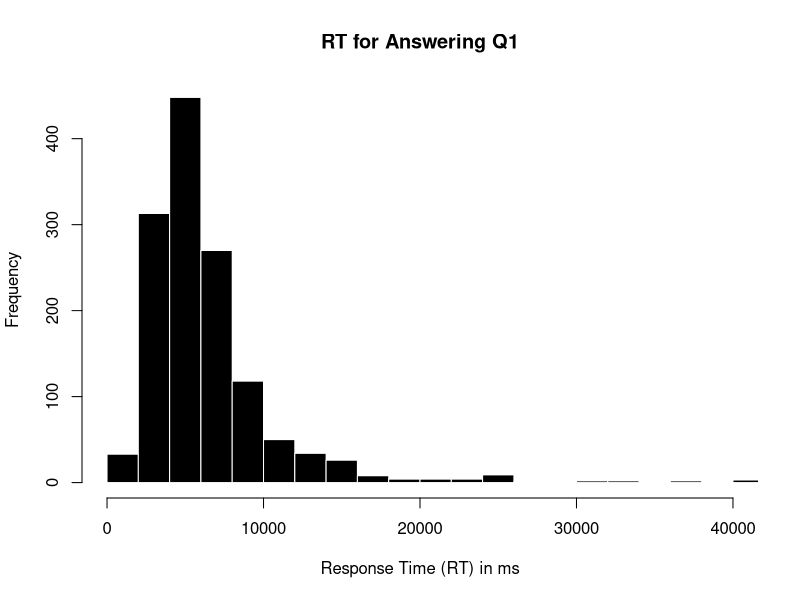
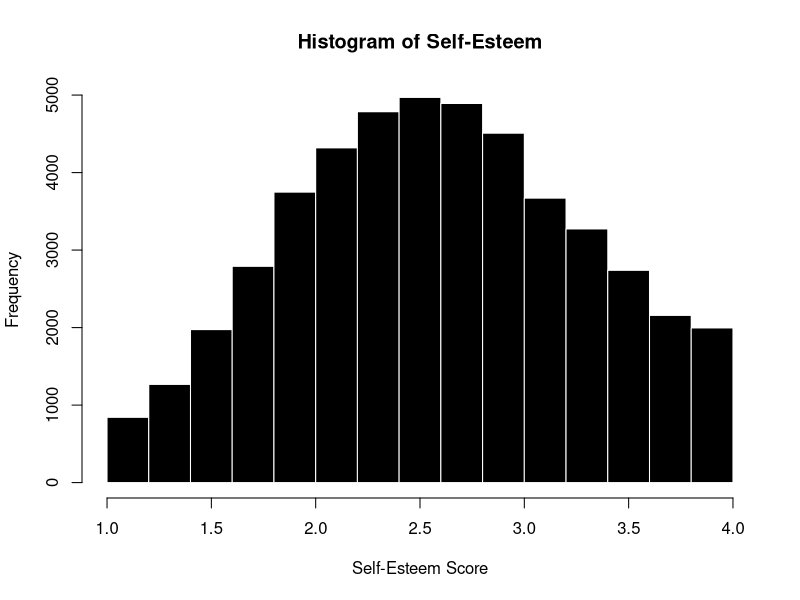
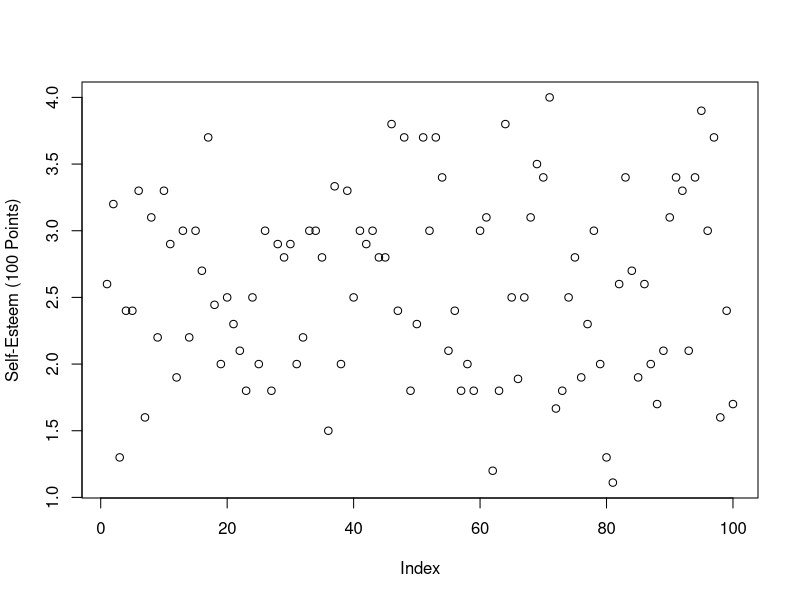
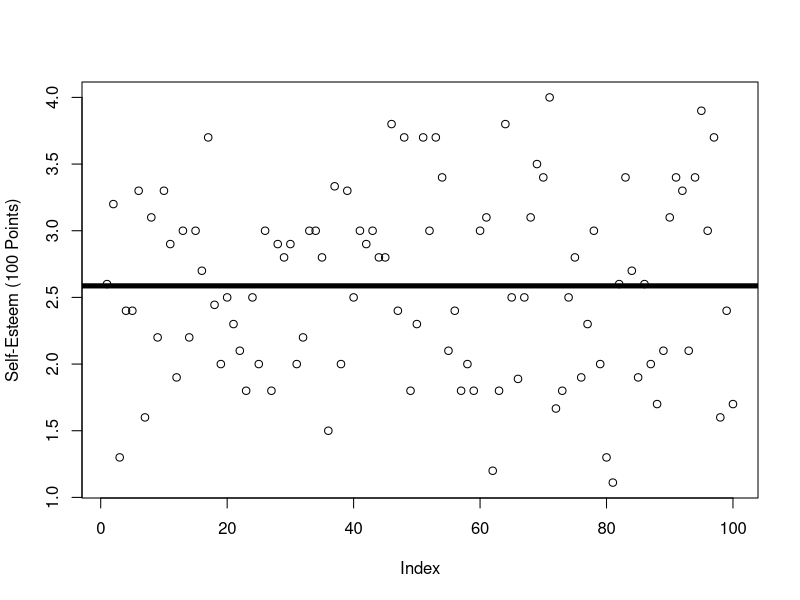
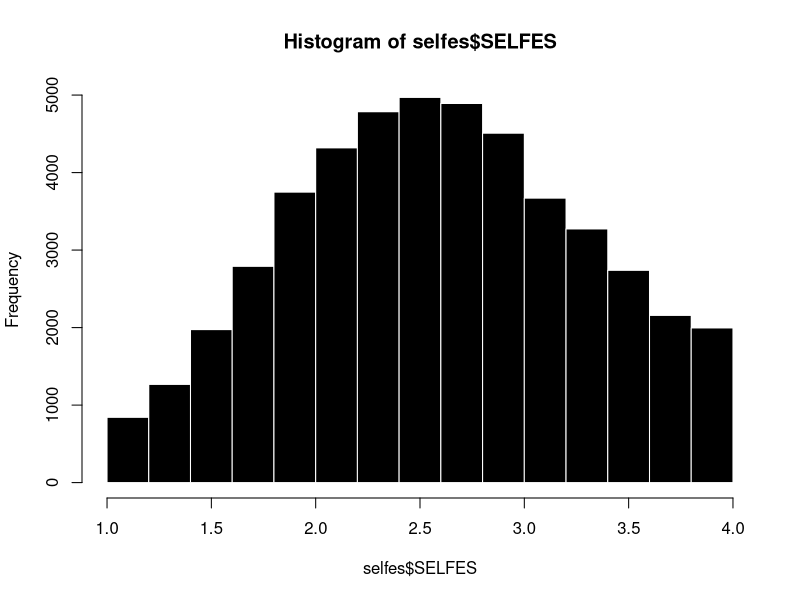
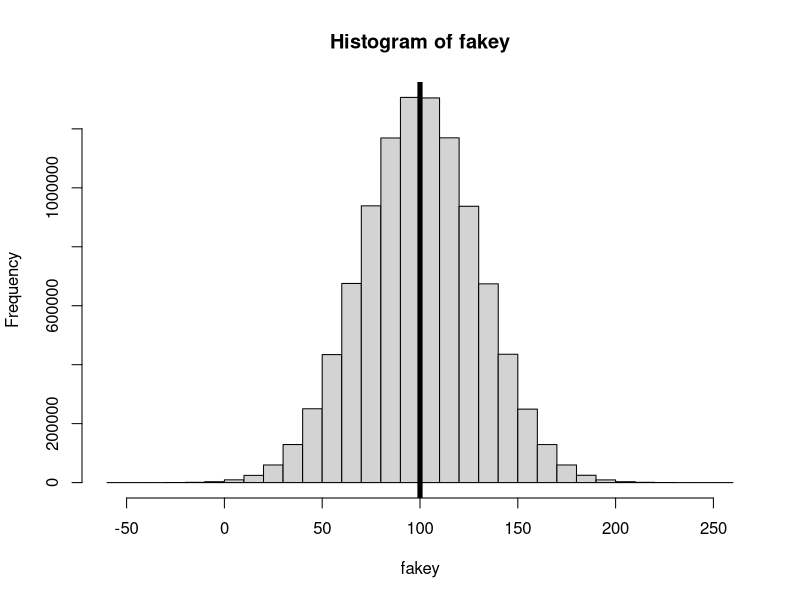
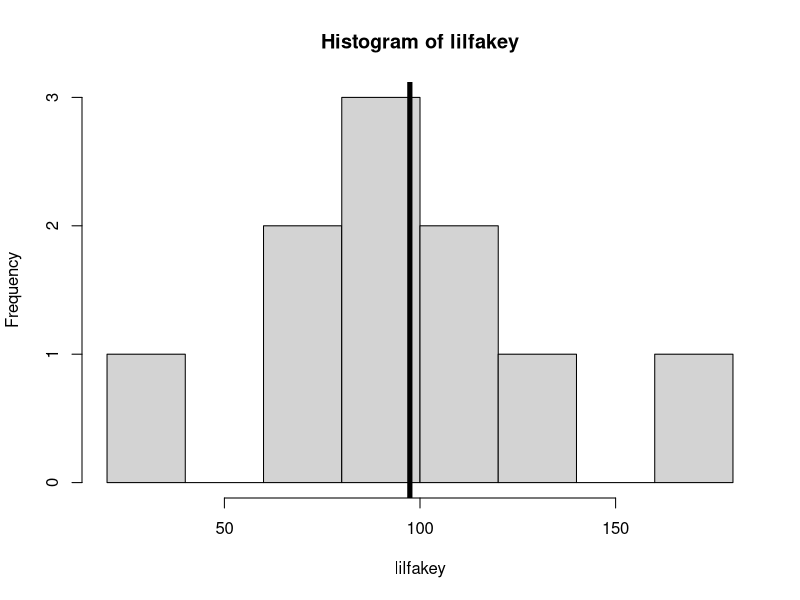
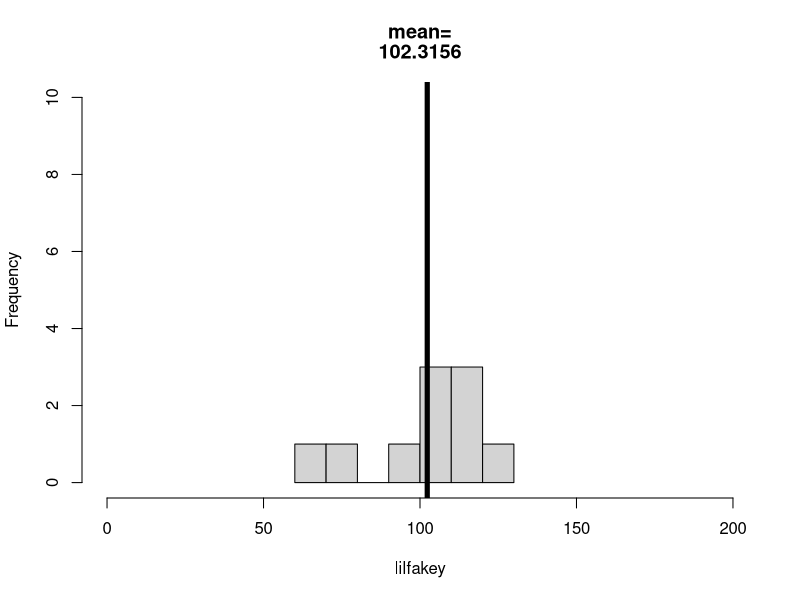

Write the R code that produced these figures, in order.
## ---- chunk 1
#| echo: false
d <- read.csv("../datasets/Protestant Work Ethic/data.csv", sep = "\t")

hist(d$Q1E, breaks = 100, xlim = c(0,40000),
     main = "RT for Answering Q1",
     xlab = "Response Time (RT) in ms",
     col = 'black', bor = 'white')
## ---- chunk 2
## Loading Dataset
selfes <- read.csv("../datasets/Self-Esteem Dataset/data.csv",
                   stringsAsFactors = T,
                   na.strings = "0", sep = "\t")

## Creating the Scale
poskey.df <- selfes[,c(1:2,4,6,7)] # pos-keyed items (from the codebook)
negkey.df <- selfes[,c(3,5,8:10)] # neg-keyed items (from the codebook)
negkeyR.df <- 5-negkey.df # reverse scoring the neg-keyed items
SELFES.DF <- data.frame(poskey.df, negkeyR.df) # bringing it all 2gether.

library(psych) # loading the library
alpha(SELFES.DF) # alpha reliability.
## ---- chunk 3
selfes$SELFES <- rowMeans(SELFES.DF, na.rm = T) # creating the scale
hist(selfes$SELFES, col = 'black', bor = 'white', # the graph
     main = "Histogram of Self-Esteem", 
     xlab = "Self-Esteem Score", breaks = 15)
## ---- chunk 4
lils <- selfes[sample(1:nrow(selfes), 100),]# 100 random data points
plot(lils$SELFES, 
     ylab = "Self-Esteem (100 Points)",
     xlab = "Index") 
## ---- chunk 5
plot(lils$SELFES,
     ylab = "Self-Esteem (100 Points)",
     xlab = "Index") 
abline(h = mean(lils$SELFES, na.rm = T), lwd = 5)
## ---- chunk 6
## quantifying errors (residuals)
residuals <- selfes$SELFES - mean(selfes$SELFES, na.rm = T)
SST <- sum(residuals^2)
SST

SST/length(residuals) # average of squared residuals (variance)
sqrt(SST/length(residuals)) # average of residuals, unsquared (standard deviation)

sd(selfes$SELFES) # slightly higher
sqrt(SST/(length(residuals)-1)) # the 'real' equation; n-1 to inflate / adjust for small samples
## ---- chunk 7
hist(selfes$SELFES, col = 'black', bor = 'white')
## ---- chunk 8

## ---- chunk 9
# rnorm(10000000, mean = 100, sd = 20)
fakey <- rnorm(10000000, mean = 100, sd = 30)
length(fakey)
## ---- chunk 10
mean(fakey, na.rm = T)
hist(fakey)
abline(v = mean(fakey), lwd = 5)
## ---- chunk 11
?sample # our friend, the sample function
sample(1:10, 1) # are you vibing with R?
sample(1:length(fakey), 1) # are you REALLY vibing?
sample(1:length(fakey), 10) # a small sample
fakey[sample(1:length(fakey), 10)] # ten random individuals from fakey.

lilfakey <- fakey[sample(1:length(fakey), 10)] # ten random individuals from fakey.
## ---- chunk 12
mean(lilfakey)
hist(lilfakey)
abline(v = mean(lilfakey), lwd = 5)
## ---- chunk 13
lilfakey <- fakey[sample(1:length(fakey), 10)] # ten random individuals from fakey.
hist(lilfakey, xlim = c(0,200), ylim = c(0,10),
     breaks = 5,
     main = paste(c("mean=", round(mean(lilfakey), 4)), sep = ""))
abline(v = mean(lilfakey), lwd = 5)
## ---- chunk 14
d <- read.csv("../datasets/Grad Onboard 2025/grad_onboard_SP25.csv", stringsAsFactors = T, na.strings = "")
par(mfrow = c(1,2))

hist(d$self.skills, breaks = c(0:5), 
     col = 'black', bor = 'white', main = "Computer Skills\n(Self-Perceptions)")


hist(d$class.skills, breaks = c(0:5),
     col = 'black', bor = 'white', main = "Computer Skills\n(Perceptions of Classmates)")
## ---- chunk 15

